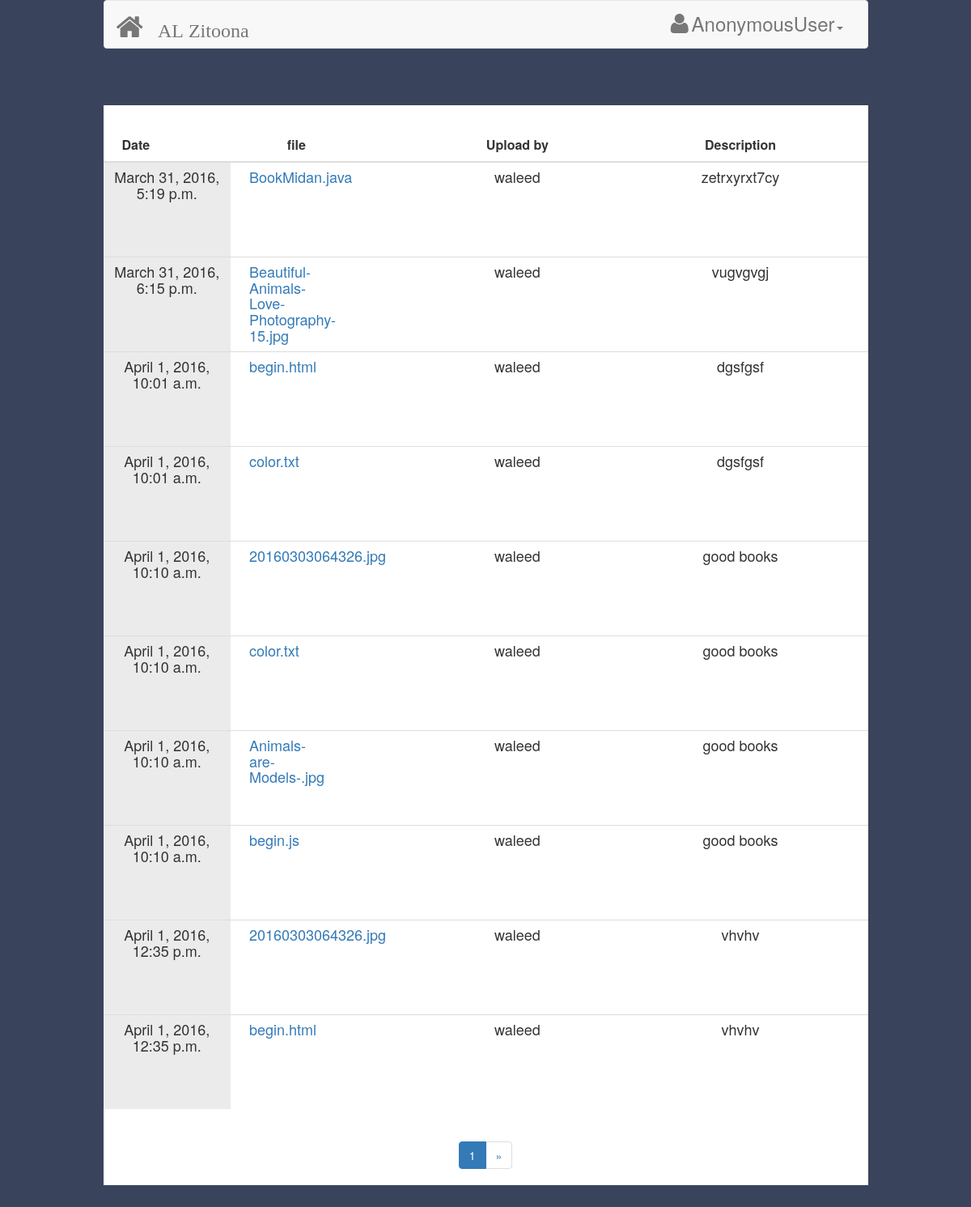
Page /home/general_library/ on the committed database.
### Questions/models.py (models this page shows, shortened)
class libarary(models.Model):
    uploader=models.CharField("Upload by",max_length=100,default="User")
    file_name=models.CharField("File Name",max_length=200,default="File")
    file_id=models.AutoField(primary_key=True,unique=True,default=None)
    file = models.FileField("file", upload_to=MEDIA_ROOT, default=None, null=True, blank=True)
    specialization = models.CharField("specialization", max_length=50, default="general")
    description=models.CharField("description",max_length=200,default="no description")
    date = models.DateTimeField("date", auto_now_add=True)
    weekday= models.IntegerField("week day",default=0)
    dayOfWeek=models.IntegerField("day Of Week",default=1)

### Questions/views.py (the view)
# urls.py: url(r'^home/general_library/', General_Library),
def General_Library(request):
    user = request.user
    files = libarary.objects.all()
    all_files = [mfile for mfile in files]
    ids = [mfile.file_id for mfile in files]
    file_names = [str(mfile.file_name) for mfile in files]
    file_dates = [str(mfile.date) for mfile in files]
    paginator = Paginator(files, 10)
    requested_page = request.GET.get('page')
    try:
        page = paginator.page(requested_page)
    except PageNotAnInteger:
        page = paginator.page(1)
    except EmptyPage:
        page = paginator.page(paginator.num_pages)
    bundle = zip(file_dates, ids, file_names,page.object_list,files)
    context = {"file": bundle,"page":page}
    return render(request,"general_library.html",context)

### templates/general_library.html (shortened to what this page needs)
{% load staticfiles %}
<html>
<head>
    <link href="{% static 'css/bootstrap.min.css'%}" rel="stylesheet">
    <link href="{% static 'css/font-awesome.min.css'%}" rel="stylesheet">
</head>
<body>
<div class="container">
    <div class="row">
         <div class="col-xs-10 col-xs-offset-1">
            {% include 'Site_Bar.html'%}
        </div>
<div class="col-xs-10 col-xs-offset-1" id="table">
            <div class="table-responsive" id="normal-table"
                 style="margin-top:50px;margin-bottom:50px;background-color:white">
                <table class="table table-hover" style="margin-top:30px">
                    <thead>
                    <tr>
                        <th><span class="col-xs-4">Date</span></th>
                        <th><span class="col-xs-8">file</span></th>
                        <th><span class="col-xs-12">Upload by</span></th>
                        <th><span class="col-xs-12">Description</span></th>
                    </tr>
                    </thead>
                    <tbody>
                    {% for item in file %}
                    <tr id="tr{{item.1}}">
                        <td style="background-color:#ECEBEB ;height:100px" class="col-xs-2"><span class="h4">{{item.3.date}}</span>
                        </td>
                        <td><a style="height:100px" href="{{item.1}}/" class="col-xs-3"><strong class="h4">{{item.2}}</strong></a></td>
                       <td style=" height:100px" class="col-xs-3"><span class="h4">{{item.4.uploader}}</span>
                        </td>
                        <td style="height:100px" class="col-xs-4"><span class="h4">{{item.4.description}}</span>
                        </td>
                    </tr>
                    {% endfor %}
                    </tbody>
                </table>
                 <div align="center">
                    <ul class="pagination pagination-centered">
                        <li class="active"><a href="?page={{ page.number }}">{{page.number}}</a></li>
                        {% if page.has_next %}
                        <li><a href="{{next}}{{ page.next_page_number }}">&raquo;</a></li>
                        {% endif %}
                    </ul>
                </div>
</div>
    </div>
        </div>
    </div>
</body>
</html>

### templates/general_library.html (style rules this page uses)
td,th { text-align:center ; }
body { background-color:#39435c }

### rows in the picture
libarary: date "March 31, 2016, 5:19 p.m.", file_name "BookMidan.java", uploader "waleed", description "zetrxyrxt7cy"
libarary: date "March 31, 2016, 6:15 p.m.", file_name "Beautiful-Animals-Love-Photography-15.jpg", uploader "waleed", description "vugvgvgj"
libarary: date "April 1, 2016, 10:01 a.m.", file_name "begin.html", uploader "waleed", description "dgsfgsf"
libarary: date "April 1, 2016, 10:01 a.m.", file_name "color.txt", uploader "waleed", description "dgsfgsf"
libarary: date "April 1, 2016, 10:10 a.m.", file_name "20160303064326.jpg", uploader "waleed", description "good books"
libarary: date "April 1, 2016, 10:10 a.m.", file_name "color.txt", uploader "waleed", description "good books"
libarary: date "April 1, 2016, 10:10 a.m.", file_name "Animals-are-Models-.jpg", uploader "waleed", description "good books"
libarary: date "April 1, 2016, 10:10 a.m.", file_name "begin.js", uploader "waleed", description "good books"
libarary: date "April 1, 2016, 12:35 p.m.", file_name "20160303064326.jpg", uploader "waleed", description "vhvhv"
libarary: date "April 1, 2016, 12:35 p.m.", file_name "begin.html", uploader "waleed", description "vhvhv"

### other values in the picture
{{ request.user }} "AnonymousUser"
{{ page.number }} "1"
